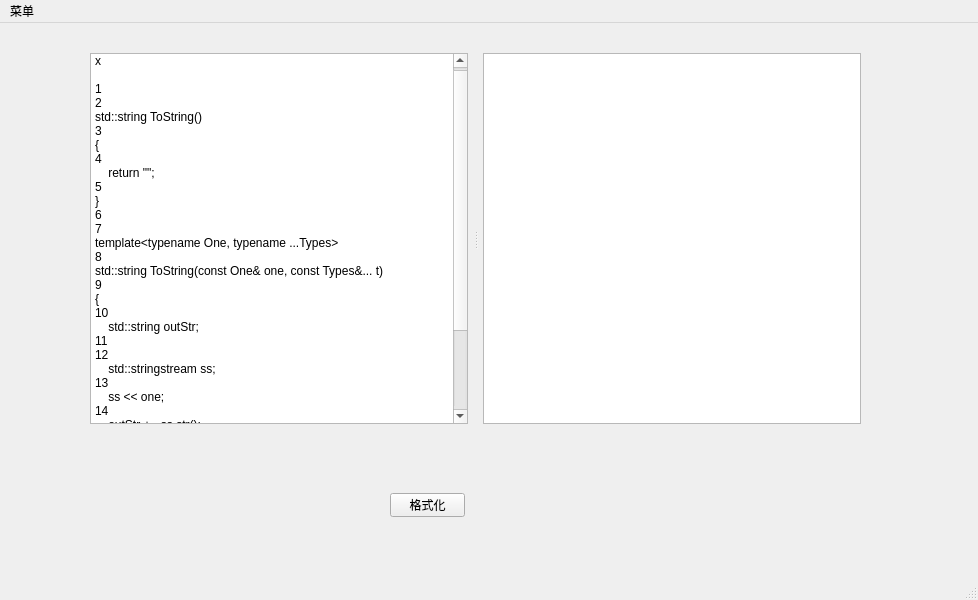
<?xml version="1.0" encoding="UTF-8"?>
<ui version="4.0">
 <class>MainWindow</class>
 <widget class="QMainWindow" name="MainWindow">
  <property name="geometry">
   <rect>
    <x>0</x>
    <y>0</y>
    <width>978</width>
    <height>600</height>
   </rect>
  </property>
  <property name="windowTitle">
   <string>MainWindow</string>
  </property>
  <widget class="QWidget" name="centralwidget">
   <widget class="QPushButton" name="btn_doaction">
    <property name="geometry">
     <rect>
      <x>390</x>
      <y>470</y>
      <width>75</width>
      <height>24</height>
     </rect>
    </property>
    <property name="text">
     <string>格式化</string>
    </property>
   </widget>
   <widget class="QSplitter" name="splitter">
    <property name="geometry">
     <rect>
      <x>90</x>
      <y>30</y>
      <width>771</width>
      <height>371</height>
     </rect>
    </property>
    <property name="orientation">
     <enum>Qt::Orientation::Horizontal</enum>
    </property>
    <property name="handleWidth">
     <number>15</number>
    </property>
    <widget class="QTextEdit" name="txt_input">
     <property name="lineWrapMode">
      <enum>QTextEdit::LineWrapMode::NoWrap</enum>
     </property>
     <property name="html">
      <string>&lt;!DOCTYPE HTML PUBLIC &quot;-//W3C//DTD HTML 4.0//EN&quot; &quot;http://www.w3.org/TR/REC-html40/strict.dtd&quot;&gt;
&lt;html&gt;&lt;head&gt;&lt;meta name=&quot;qrichtext&quot; content=&quot;1&quot; /&gt;&lt;meta charset=&quot;utf-8&quot; /&gt;&lt;style type=&quot;text/css&quot;&gt;
p, li { white-space: pre-wrap; }
hr { height: 1px; border-width: 0; }
li.unchecked::marker { content: &quot;\2610&quot;; }
li.checked::marker { content: &quot;\2612&quot;; }
&lt;/style&gt;&lt;/head&gt;&lt;body style=&quot; font-family:'Microsoft YaHei UI'; font-size:9pt; font-weight:400; font-style:normal;&quot;&gt;
&lt;p style=&quot; margin-top:0px; margin-bottom:0px; margin-left:0px; margin-right:0px; -qt-block-indent:0; text-indent:0px;&quot;&gt;x&lt;/p&gt;
&lt;p style=&quot; margin-top:0px; margin-bottom:0px; margin-left:0px; margin-right:0px; -qt-block-indent:0; text-indent:0px;&quot;&gt; &lt;/p&gt;
&lt;p style=&quot; margin-top:0px; margin-bottom:0px; margin-left:0px; margin-right:0px; -qt-block-indent:0; text-indent:0px;&quot;&gt;1&lt;/p&gt;
&lt;p style=&quot; margin-top:0px; margin-bottom:0px; margin-left:0px; margin-right:0px; -qt-block-indent:0; text-indent:0px;&quot;&gt;2&lt;/p&gt;
&lt;p style=&quot; margin-top:0px; margin-bottom:0px; margin-left:0px; margin-right:0px; -qt-block-indent:0; text-indent:0px;&quot;&gt;std::string ToString()&lt;/p&gt;
&lt;p style=&quot; margin-top:0px; margin-bottom:0px; margin-left:0px; margin-right:0px; -qt-block-indent:0; text-indent:0px;&quot;&gt;3&lt;/p&gt;
&lt;p style=&quot; margin-top:0px; margin-bottom:0px; margin-left:0px; margin-right:0px; -qt-block-indent:0; text-indent:0px;&quot;&gt;{&lt;/p&gt;
&lt;p style=&quot; margin-top:0px; margin-bottom:0px; margin-left:0px; margin-right:0px; -qt-block-indent:0; text-indent:0px;&quot;&gt;4&lt;/p&gt;
&lt;p style=&quot; margin-top:0px; margin-bottom:0px; margin-left:0px; margin-right:0px; -qt-block-indent:0; text-indent:0px;&quot;&gt;    return &amp;quot;&amp;quot;;&lt;/p&gt;
&lt;p style=&quot; margin-top:0px; margin-bottom:0px; margin-left:0px; margin-right:0px; -qt-block-indent:0; text-indent:0px;&quot;&gt;5&lt;/p&gt;
&lt;p style=&quot; margin-top:0px; margin-bottom:0px; margin-left:0px; margin-right:0px; -qt-block-indent:0; text-indent:0px;&quot;&gt;}&lt;/p&gt;
&lt;p style=&quot; margin-top:0px; margin-bottom:0px; margin-left:0px; margin-right:0px; -qt-block-indent:0; text-indent:0px;&quot;&gt;6&lt;/p&gt;
&lt;p style=&quot; margin-top:0px; margin-bottom:0px; margin-left:0px; margin-right:0px; -qt-block-indent:0; text-indent:0px;&quot;&gt;7&lt;/p&gt;
&lt;p style=&quot; margin-top:0px; margin-bottom:0px; margin-left:0px; margin-right:0px; -qt-block-indent:0; text-indent:0px;&quot;&gt;template&amp;lt;typename One, typename ...Types&amp;gt;&lt;/p&gt;
&lt;p style=&quot; margin-top:0px; margin-bottom:0px; margin-left:0px; margin-right:0px; -qt-block-indent:0; text-indent:0px;&quot;&gt;8&lt;/p&gt;
&lt;p style=&quot; margin-top:0px; margin-bottom:0px; margin-left:0px; margin-right:0px; -qt-block-indent:0; text-indent:0px;&quot;&gt;std::string ToString(const One&amp;amp; one, const Types&amp;amp;... t)&lt;/p&gt;
&lt;p style=&quot; margin-top:0px; margin-bottom:0px; margin-left:0px; margin-right:0px; -qt-block-indent:0; text-indent:0px;&quot;&gt;9&lt;/p&gt;
&lt;p style=&quot; margin-top:0px; margin-bottom:0px; margin-left:0px; margin-right:0px; -qt-block-indent:0; text-indent:0px;&quot;&gt;{&lt;/p&gt;
&lt;p style=&quot; margin-top:0px; margin-bottom:0px; margin-left:0px; margin-right:0px; -qt-block-indent:0; text-indent:0px;&quot;&gt;10&lt;/p&gt;
&lt;p style=&quot; margin-top:0px; margin-bottom:0px; margin-left:0px; margin-right:0px; -qt-block-indent:0; text-indent:0px;&quot;&gt;    std::string outStr;&lt;/p&gt;
&lt;p style=&quot; margin-top:0px; margin-bottom:0px; margin-left:0px; margin-right:0px; -qt-block-indent:0; text-indent:0px;&quot;&gt;11&lt;/p&gt;
&lt;p style=&quot; margin-top:0px; margin-bottom:0px; margin-left:0px; margin-right:0px; -qt-block-indent:0; text-indent:0px;&quot;&gt;12&lt;/p&gt;
&lt;p style=&quot; margin-top:0px; margin-bottom:0px; margin-left:0px; margin-right:0px; -qt-block-indent:0; text-indent:0px;&quot;&gt;    std::stringstream ss;&lt;/p&gt;
&lt;p style=&quot; margin-top:0px; margin-bottom:0px; margin-left:0px; margin-right:0px; -qt-block-indent:0; text-indent:0px;&quot;&gt;13&lt;/p&gt;
&lt;p style=&quot; margin-top:0px; margin-bottom:0px; margin-left:0px; margin-right:0px; -qt-block-indent:0; text-indent:0px;&quot;&gt;    ss &amp;lt;&amp;lt; one;&lt;/p&gt;
&lt;p style=&quot; margin-top:0px; margin-bottom:0px; margin-left:0px; margin-right:0px; -qt-block-indent:0; text-indent:0px;&quot;&gt;14&lt;/p&gt;
&lt;p style=&quot; margin-top:0px; margin-bottom:0px; margin-left:0px; margin-right:0px; -qt-block-indent:0; text-indent:0px;&quot;&gt;    outStr += ss.str();&lt;/p&gt;
&lt;p style=&quot; margin-top:0px; margin-bottom:0px; margin-left:0px; margin-right:0px; -qt-block-indent:0; text-indent:0px;&quot;&gt;15&lt;/p&gt;
&lt;p style=&quot; margin-top:0px; margin-bottom:0px; margin-left:0px; margin-right:0px; -qt-block-indent:0; text-indent:0px;&quot;&gt;16&lt;/p&gt;
&lt;p style=&quot; margin-top:0px; margin-bottom:0px; margin-left:0px; margin-right:0px; -qt-block-indent:0; text-indent:0px;&quot;&gt;    outStr += ToString(t...);&lt;/p&gt;
&lt;p style=&quot; margin-top:0px; margin-bottom:0px; margin-left:0px; margin-right:0px; -qt-block-indent:0; text-indent:0px;&quot;&gt;17&lt;/p&gt;
&lt;p style=&quot; margin-top:0px; margin-bottom:0px; margin-left:0px; margin-right:0px; -qt-block-indent:0; text-indent:0px;&quot;&gt;    return outStr;&lt;/p&gt;
&lt;p style=&quot; margin-top:0px; margin-bottom:0px; margin-left:0px; margin-right:0px; -qt-block-indent:0; text-indent:0px;&quot;&gt;18&lt;/p&gt;
&lt;p style=&quot; margin-top:0px; margin-bottom:0px; margin-left:0px; margin-right:0px; -qt-block-indent:0; text-indent:0px;&quot;&gt;}&lt;/p&gt;&lt;/body&gt;&lt;/html&gt;</string>
     </property>
     <property name="acceptRichText">
      <bool>false</bool>
     </property>
    </widget>
    <widget class="QTextEdit" name="txt_output">
     <property name="lineWrapMode">
      <enum>QTextEdit::LineWrapMode::NoWrap</enum>
     </property>
     <property name="readOnly">
      <bool>true</bool>
     </property>
    </widget>
   </widget>
  </widget>
  <widget class="QMenuBar" name="menubar">
   <property name="geometry">
    <rect>
     <x>0</x>
     <y>0</y>
     <width>978</width>
     <height>33</height>
    </rect>
   </property>
   <widget class="QMenu" name="menu">
    <property name="title">
     <string>菜单</string>
    </property>
    <addaction name="actionSubMenu1"/>
   </widget>
   <addaction name="menu"/>
  </widget>
  <widget class="QStatusBar" name="statusbar"/>
  <action name="actionSubMenu1">
   <property name="text">
    <string>SubMenu1</string>
   </property>
  </action>
 </widget>
 <resources/>
 <connections/>
</ui>
